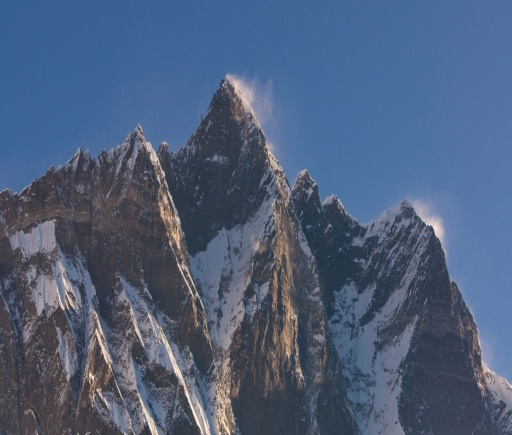
#> input picture Lab 2/Solutions/image1.jpg, 512 x 435 px
$ jupyter execute Solutions.ipynb
#> lines starting #> are read from the running program, lines starting #| are printed output that depends on the picture
### Lab 2/Solutions/compute_sift.py
# Sample solution code for computing SIFT feature pre-lab task

import cv2

class SiftDetector():
    def __init__(self, norm="L2", params=None):
        self.detector=self.get_detector(params)
        self.norm=norm

    def get_detector(self, params):
        if params is None:
            params={}
            params["n_features"]=0
            params["n_octave_layers"]=3
            params["contrast_threshold"]=0.03
            params["edge_threshold"]=10
            params["sigma"]=1.6

        detector = cv2.xfeatures2d.SIFT_create(
                nfeatures=params["n_features"],
                nOctaveLayers=params["n_octave_layers"],
                contrastThreshold=params["contrast_threshold"],
                edgeThreshold=params["edge_threshold"],
                sigma=params["sigma"])

        return detector


# [25 lines that do not run on import are left out]

### Lab 2/Solutions/Solutions.ipynb
[cell 1]
#COMPUTE_SIFT.PY
# Sample solution code for computing SIFT feature pre-lab task

import cv2

class SiftDetector():
    def __init__(self, norm="L2", params=None):
        self.detector=self.get_detector(params)
        self.norm=norm

    def get_detector(self, params):
        if params is None:
            params={}
            params["n_features"]=0
            params["n_octave_layers"]=3
            params["contrast_threshold"]=0.03
            params["edge_threshold"]=10
            params["sigma"]=1.6

        detector = cv2.xfeatures2d.SIFT_create(
                nfeatures=params["n_features"],
                nOctaveLayers=params["n_octave_layers"],
                contrastThreshold=params["contrast_threshold"],
                edgeThreshold=params["edge_threshold"],
                sigma=params["sigma"])

        return detector


if __name__ == '__main__':
    # TASK 1

    # 1. Read image
    image = cv2.imread("image1.jpg")
#> image is the input picture: shape (435, 512, 3); mean B, G, R 122.5, 94.9, 77.2
    cv2.imshow("Colour picture", image)

    # 2. Convert image to grayscale
    gray = cv2.cvtColor(image, cv2.COLOR_BGR2GRAY)
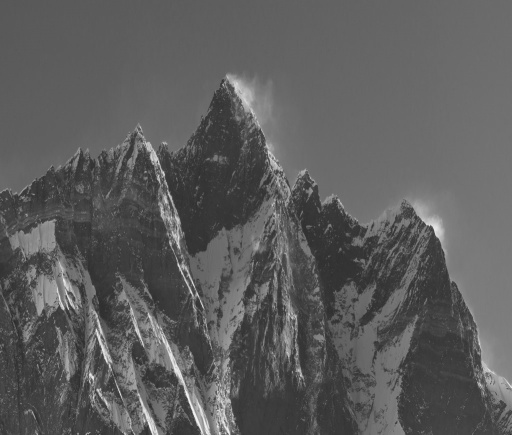
#> gray: shape (435, 512); min 39, max 245, mean 92.8

    # 3. Initialize SIFT detector
    sift = SiftDetector()

    # 4. Detect SIFT features
    kp = sift.detector.detect(gray, None)
#> kp = 1337 keypoints; strongest (x, y, size): (187, 395, 2.8), (63, 308, 2.2), (177, 371, 5.2), (154, 158, 6.4)

    # 5. Visualize detected features
    kp_gray = cv2.drawKeypoints(image, kp, gray)
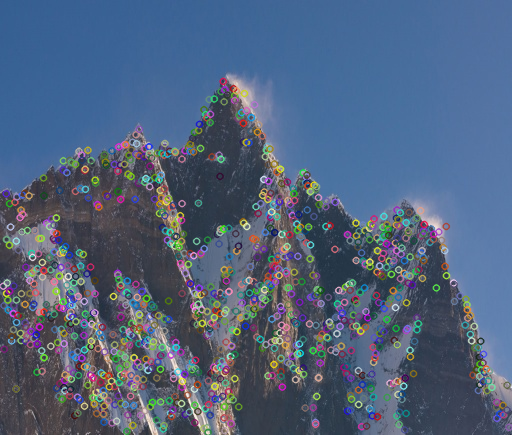
#> kp_gray: shape (435, 512, 3); mean B, G, R 124.5, 98.4, 81.1

    # Print number of SIFT features detected
    print("Number of SIFT features (default settings): ", len(kp))
#| Number of SIFT features (default settings):  1337

    cv2.imshow("Keypoints image", kp_gray)
    cv2.imwrite('Keypoints image.jpg', kp_gray)
    cv2.waitKey(2000)
    cv2.destroyAllWindows()

[cell 2]
#TASK2.PY

import cv2

from compute_sift import SiftDetector


# Parameters for SIFT initializations such that we find only 25% of keypoints
params = {
    'n_features': 0,    #update this to 100, to view only 100 keypoints
    'n_octave_layers': 3,
    'contrast_threshold': 0.08,  # updated threshold.This value will vary for different images to view 25% of keypoints.
    'edge_threshold': 10,
    'sigma': 1.6
}


if __name__ == '__main__':
    # 1. Read image
    image = cv2.imread("image2.jpg")
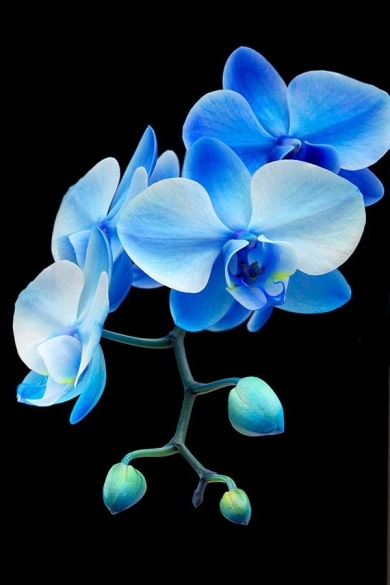
#> input picture Lab 2/Solutions/image2.jpg, 390 x 585 px
#> image is the input picture: shape (585, 390, 3); mean B, G, R 76.9, 57.8, 33.8

    # 2. Convert image to grayscale
    grayImageOrig = cv2.cvtColor(image, cv2.COLOR_BGR2GRAY)
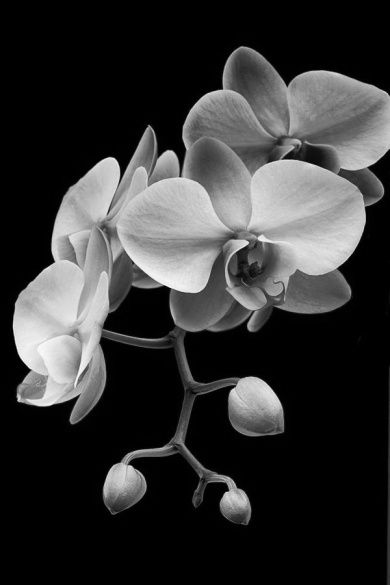
#> grayImageOrig: shape (585, 390); min 0, max 250, mean 52.8

    # Initialize SIFT detector
    sift = SiftDetector(params=params)

    # Store SIFT keypoints of original image in a Numpy array
    kp,des1 = sift.detector.detectAndCompute(grayImageOrig, None)
#> kp = 231 keypoints; strongest (x, y, size): (254, 399, 32.7), (122, 480, 25), (109, 165, 12.1), (19, 399, 3.9)

    kp_gray = cv2.drawKeypoints(image, kp, grayImageOrig)
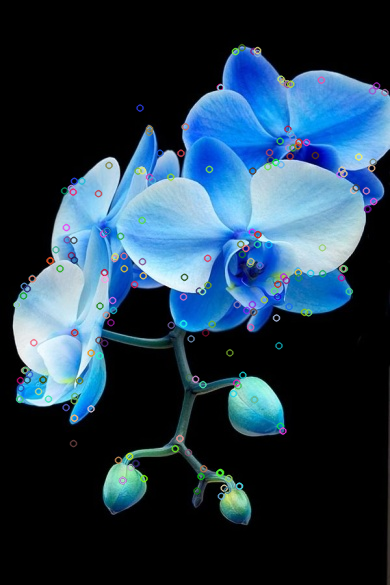
#> kp_gray: shape (585, 390, 3); mean B, G, R 76.3, 58.2, 35
    cv2.imshow("Original keypoints", kp_gray)
    cv2.imwrite("Task_2_Original-keypoints.jpg", kp_gray)
    print("Number of SIFT features: ", len(kp))
#| Number of SIFT features:  231
    cv2.waitKey(2000)
    cv2.destroyAllWindows()

    #Upscale the image
    scale_percent = 110  # percent of original size
    width = int(image.shape[1] * scale_percent / 100)
#> width = 429
    height = int(image.shape[0] * scale_percent / 100)
#> height = 643
    dim = (width, height)
#> dim = (429, 643)
    # resize image
    resizedImage = cv2.resize(grayImageOrig, dim, interpolation=cv2.INTER_AREA)

    # Compute SIFT features for rescaled image
    kp_,des2 = sift.detector.detectAndCompute(resizedImage, None)
#> kp_ = 225 keypoints; strongest (x, y, size): (279, 439, 35.7), (134, 528, 27.4), (259, 550, 19.7), (120, 181, 13)
    kp_gray_ = cv2.drawKeypoints(resizedImage, kp_, resizedImage)
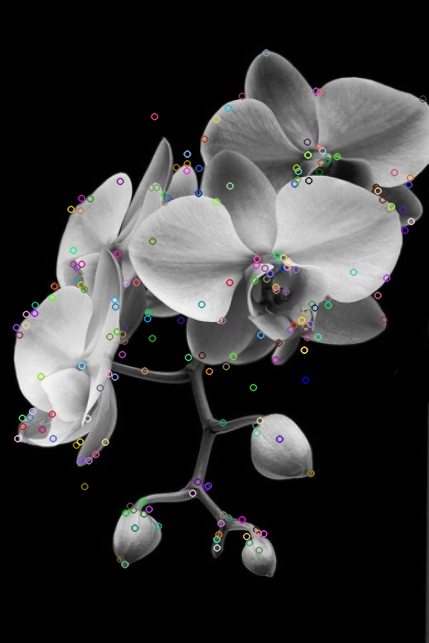
#> kp_gray_: shape (643, 429, 3); mean of channels 0, 1, 2 53.1, 53.1, 53.3; drawn as B, G, R
    cv2.imshow("Upscaled keypoints", kp_gray_)
    cv2.imwrite("Task_2_Upscaled-keypoints.jpg", kp_gray)
    cv2.waitKey(2000)
    cv2.destroyAllWindows()
    # BFMatcher with default params
    bf = cv2.BFMatcher()
    matches = bf.knnMatch(des1, des2, k=2)
#> matches = 231 matches
    print('matches:',len(matches))
#| matches: 231

    # Apply ratio test
    """This test rejects poor matches by computing the ratio between the best and second-best match.
    If the ratio is below some threshold, the match is discarded as being low-quality."""
    good = []
    for m, n in matches:
        if m.distance < 0.80 * n.distance:
            good.append([m])
#> after the loop, good = 167 matches

    # Draw matches
    result = cv2.drawMatchesKnn(
        grayImageOrig, kp,
        resizedImage, kp_,
        good, None, flags=2)
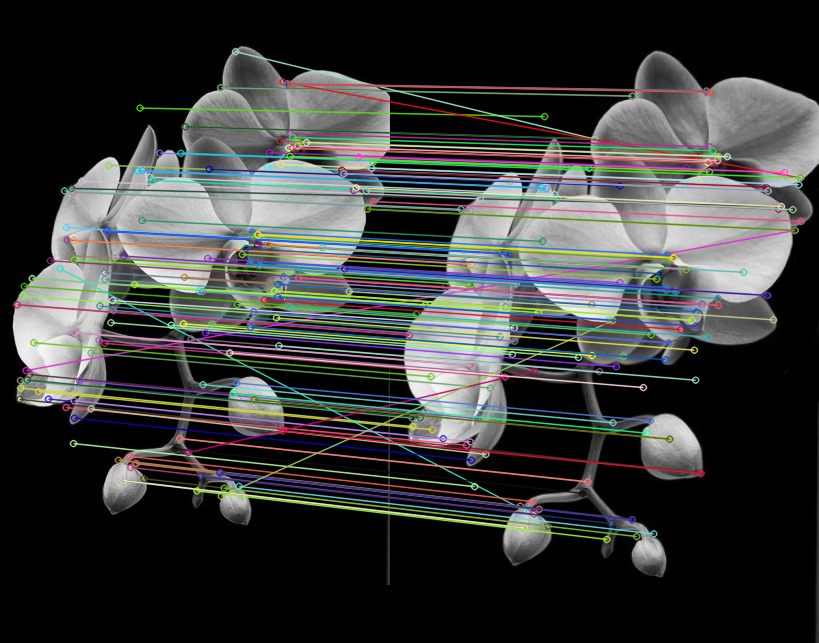
#> result: shape (643, 819, 3); mean of channels 0, 1, 2 57.8, 59.3, 57.9; drawn as B, G, R

    cv2.imshow("Matched points", result)
    cv2.imwrite("Task_2_Matched-points.jpg", result)
    cv2.waitKey(2000)
    cv2.destroyAllWindows()

[cell 3]
#TASK3.PY
# Sample solution for lab task 3 (SIFT robustness to changes in rotation)

import cv2
import math
import numpy as np

from compute_sift import SiftDetector

import sys
# Parameters for SIFT initializations such that we find only 25% of keypoints
params = {
    'n_features': 0,    #update this to 100, to view only 100 keypoints
    'n_octave_layers': 3,
    'contrast_threshold': 0.1,  # updated threshold.This value will vary for different images to view 25% of keypoints.
    'edge_threshold': 10,
    'sigma': 1.6
}

# Rotate an image
#
# image: image to rotate
# x:     x-coordinate of point we wish to rotate around
# y:     y-coordinate of point we wish to rotate around
# angle: degrees to rotate image by
#
# Returns a rotated copy of the original image
def rotate(image, x, y, angle):
    rot_matrix = cv2.getRotationMatrix2D((x, y), angle, 1.0)
    h, w = image.shape[:2]

    return cv2.warpAffine(image, rot_matrix, (w, h))


# Get coordinates of center point.
#
# image:  Image that will be rotated
# return: (x, y) coordinates of point at center of image
def get_img_center(image):
    height, width = image.shape[:2]
    center = height // 2, width // 2

    return center


if __name__ == '__main__':
    # Read image with OpenCV and convert to grayscale
    image = cv2.imread("Image1.jpg")
    gray = cv2.cvtColor(image, cv2.COLOR_BGR2GRAY)

    # Initialize SIFT detector
    sift = SiftDetector(params=params)

    # Store SIFT keypoints of original image in a Numpy array
    kp1, des1 = sift.detector.detectAndCompute(gray, None)
#> kp1 = 132 keypoints; strongest (x, y, size): (187, 395, 2.8), (63, 308, 2.2), (177, 371, 5.2), (154, 158, 6.4)
    OrigKeypoints = cv2.drawKeypoints(gray, kp1, None)
    print("Number of SIFT features: ", len(kp1))
#| Number of SIFT features:  132
    cv2.imshow("Original keypoints", OrigKeypoints)
    cv2.imwrite("Task_3_Original-keypoints.jpg", OrigKeypoints)
    cv2.waitKey(2000)
    cv2.destroyAllWindows()

    # center of image points. 'img_center' is in (Y, X) order.
    img_center = get_img_center(gray)
#> img_center = (217, 256)
    x_coord = img_center[1]
#> x_coord = 256
    y_coord = img_center[0]
#> y_coord = 217

    # Degrees with which to rotate image
    angle = 90

    # Rotate image
    rotate_gray = rotate(gray, x_coord, y_coord, angle)
#> in rotate, `rot_matrix = cv2.getRotationMatrix2D((x, y), angle, 1.0)`: rot_matrix = [[6.12e-17, 1, 39], [-1, 6.12e-17, 473]]
#> in rotate, `return cv2.warpAffine(image, rot_matrix, (w, h))`:
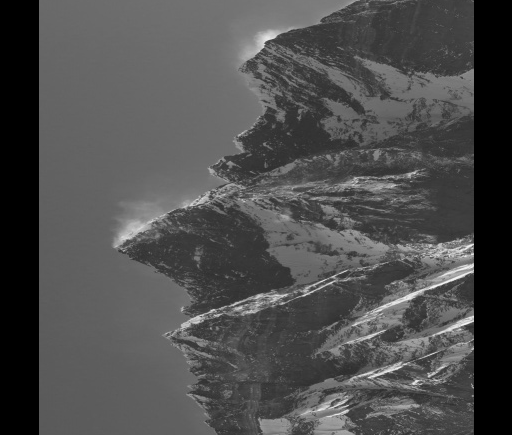
#> returned value: shape (435, 512); min 0, max 245, mean 77.8

    # Compute SIFT features for rotated image
    kp2, des2 = sift.detector.detectAndCompute(rotate_gray, None)
#> kp2 = 133 keypoints; strongest (x, y, size): (470, 320, 5.8), (472, 254, 1.9), (472, 266, 2.8), (472, 271, 2.2)
    kp_gray = cv2.drawKeypoints(rotate_gray, kp2, None)
#> kp_gray: shape (435, 512, 3)

    # BFMatcher with default params
    bf = cv2.BFMatcher()
    matches = bf.knnMatch(des1, des2, k=2)
#> matches = 132 matches
    cv2.imshow("Rotated keypoints", kp_gray)
    cv2.imwrite("Task_3_Rotated-keypoints.jpg", kp_gray)
    cv2.waitKey(2000)
    cv2.destroyAllWindows()
    # Apply ratio test
    """This test rejects poor matches by computing the ratio between the best and second-best match.
    If the ratio is below some threshold, the match is discarded as being low-quality."""
    good = []
    for m, n in matches:
        if m.distance < 0.80 * n.distance:
            good.append([m])
#> this loop made 132 passes
#> after the loop, good = 112 matches

    # cv2.drawMatchesKnn
    result = cv2.drawMatchesKnn(
        gray, kp1,
        rotate_gray, kp2,
        good, None, flags=2)
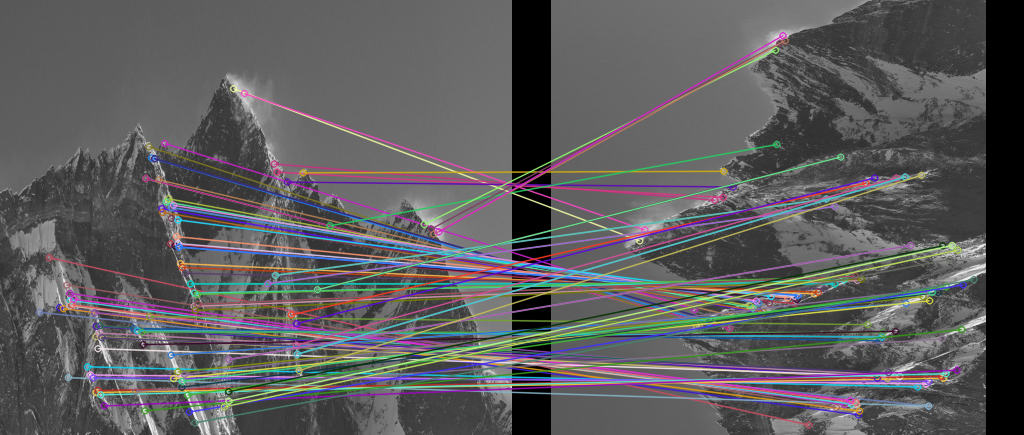
#> result: shape (435, 1024, 3); mean of channels 0, 1, 2 92.6, 91, 92; drawn as B, G, R

    cv2.imshow("Matched points", result)
    cv2.imwrite("Task_3_Matched-points.jpg", result)
    cv2.waitKey(2000)
    cv2.destroyAllWindows()
